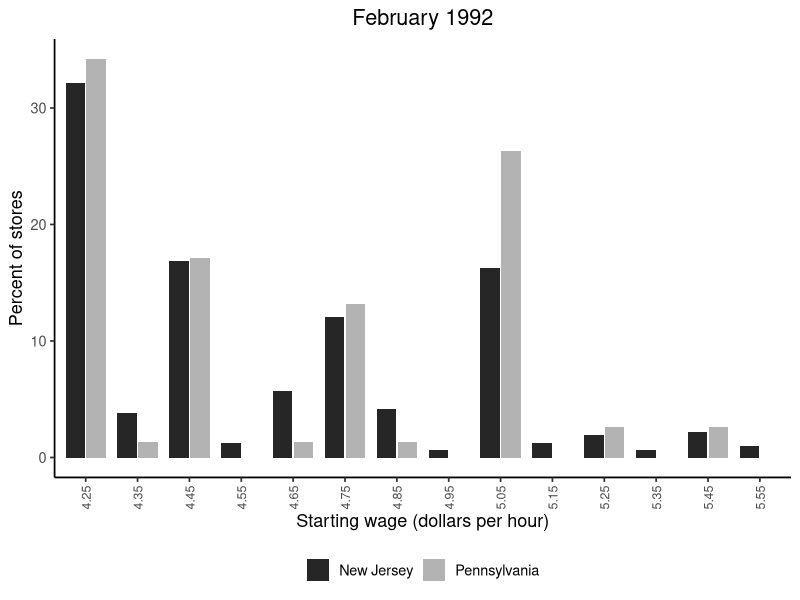
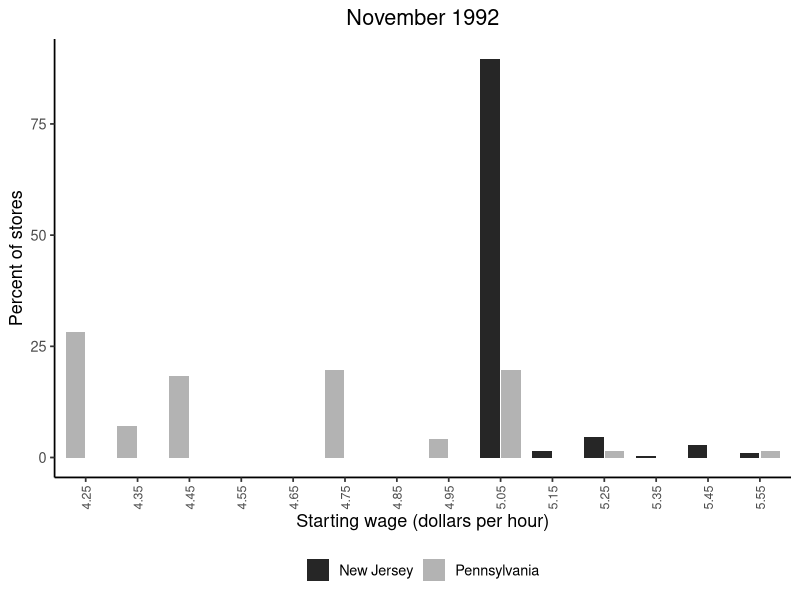
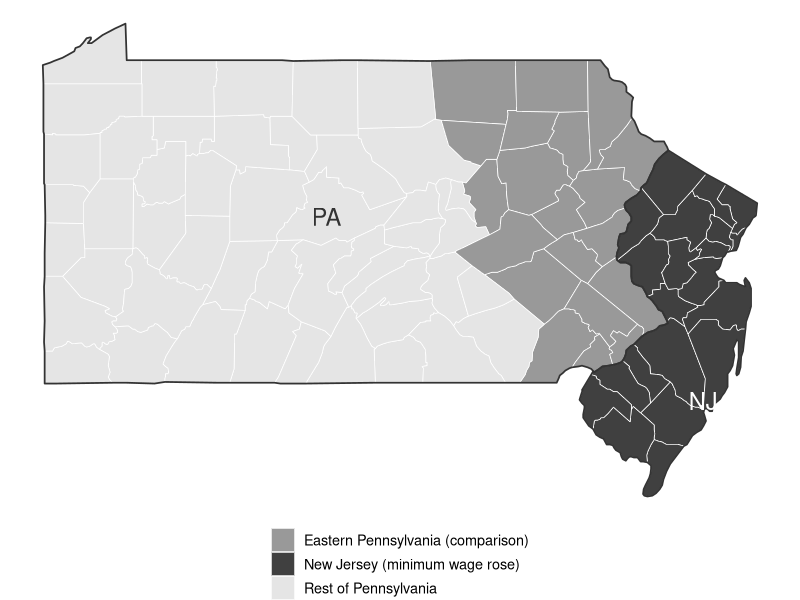

R code for these plots, in order:
# Card and Krueger (1994) redrawn from the public store-level data (CK1994_longformat.dta):
#   ck_wages_before_2026.pdf, ck_wages_after_2026.pdf  starting-wage distributions in New Jersey
#                                                       and Pennsylvania, February and November 1992
#   ck_map_2026.pdf                                     the geography of the comparison
# Run from this folder:  Rscript card_krueger_2026.R
suppressPackageStartupMessages({library(haven); library(dplyr); library(ggplot2); library(maps)})

d <- read_dta("CK1994_longformat.dta")
bins <- seq(4.25, 5.55, by = 0.10)
w <- d |>
  filter(!is.na(wage_st)) |>
  mutate(state = ifelse(nj == 1, "New Jersey", "Pennsylvania"),
         wave  = ifelse(postperiod == 1, "November 1992", "February 1992"),
         bin   = bins[pmax(1, pmin(length(bins), 1 + round((wage_st - 4.25) / 0.10)))]) |>
  count(wave, state, bin) |>
  group_by(wave, state) |> mutate(pct = 100 * n / sum(n)) |> ungroup()

plot_wave <- function(wv, file) {
  dat <- filter(w, wave == wv) |> mutate(bin = factor(sprintf("%.2f", bin), levels = sprintf("%.2f", bins)))
  p <- ggplot(dat, aes(bin, pct, fill = state)) +
    geom_col(position = position_dodge(width = 0.8, preserve = "single"), width = 0.75) +
    scale_fill_manual(values = c("New Jersey" = "grey15", "Pennsylvania" = "grey70")) +
    scale_x_discrete(drop = FALSE) +
    labs(title = wv, x = "Starting wage (dollars per hour)", y = "Percent of stores", fill = NULL) +
    theme_classic(base_size = 13) +
    theme(legend.position = "bottom", axis.text.x = element_text(angle = 90, vjust = 0.5, size = 9),
          plot.title = element_text(hjust = 0.5))
  ggsave(file, p, width = 5.2, height = 4.8)
}
plot_wave("February 1992", "ck_wages_before_2026.pdf")
plot_wave("November 1992", "ck_wages_after_2026.pdf")

# Map: New Jersey (treated) against eastern Pennsylvania (comparison). County outlines from
# the maps package; the paper's stores were sampled in New Jersey and in eastern Pennsylvania.
cty <- map_data("county", region = c("new jersey", "pennsylvania"))
st  <- map_data("state",  region = c("new jersey", "pennsylvania"))
cty <- cty |> mutate(area = case_when(region == "new jersey" ~ "New Jersey (minimum wage rose)",
                                      long > -76.4 ~ "Eastern Pennsylvania (comparison)",
                                      TRUE ~ "Rest of Pennsylvania"))
p <- ggplot() +
  geom_polygon(data = cty, aes(long, lat, group = group, fill = area), colour = "white", linewidth = 0.25) +
  geom_polygon(data = st, aes(long, lat, group = group), fill = NA, colour = "grey20", linewidth = 0.6) +
  annotate("text", x = -77.9, y = 40.9, label = "PA", size = 6, colour = "grey20") +
  annotate("text", x = -74.4, y = 39.6, label = "NJ", size = 6, colour = "white") +
  scale_fill_manual(values = c("New Jersey (minimum wage rose)" = "grey25",
                               "Eastern Pennsylvania (comparison)" = "grey60",
                               "Rest of Pennsylvania" = "grey90")) +
  coord_quickmap() +
  labs(fill = NULL) +
  theme_void(base_size = 13) + theme(legend.position = "bottom", legend.direction = "vertical")
ggsave("ck_map_2026.pdf", p, width = 6.2, height = 5.4)
cat("wrote ck_wages_before_2026.pdf, ck_wages_after_2026.pdf, ck_map_2026.pdf\n")
